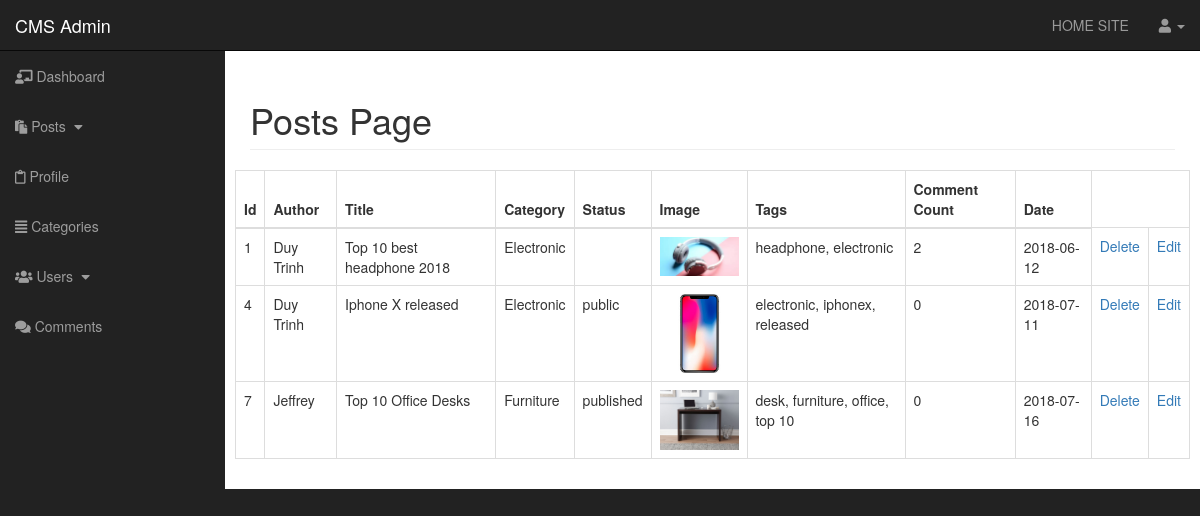
The page /admin/posts.php on the database its author committed.
### tables this page shows
CREATE TABLE `posts` (
  `post_id` int(3) NOT NULL,
  `post_cat` int(3) NOT NULL,
  `post_title` varchar(255) NOT NULL,
  `post_author` varchar(255) NOT NULL,
  `post_user` varchar(255) NOT NULL,
  `post_date` date NOT NULL,
  `post_image` text NOT NULL,
  `post_content` text NOT NULL,
  `post_tags` varchar(255) NOT NULL,
  `post_comment_count` varchar(255) NOT NULL,
  `post_status` varchar(255) DEFAULT NULL
);

CREATE TABLE `categories` (
  `cat_id` int(3) NOT NULL,
  `cat_title` varchar(255) NOT NULL
);

### admin/functions.php (called while the page is built, shortened)
<?php
	function select_elements($table_name, $field_name, $id){
		global $connection;
		$query_select_elements = "SELECT * FROM $table_name WHERE $field_name = {$id}";
		$result_select_elements = mysqli_query($connection, $query_select_elements);
		return $result_select_elements;
	}
?>

### admin/includes/view_posts.php (the view, shortened to what this page needs)
<table class="table table-bordered table-hover">
	<thead>
		<tr>
			<th>Id</th>
			<th>Author</th>
			<th>Title</th>
			<th>Category</th>
			<th>Status</th>
			<th>Image</th>
			<th>Tags</th>
			<th>Comment Count</th>
			<th>Date</th>
		</tr>
	</thead>
	<tbody>
		<?php
		global $connection;
		$query_select_posts = "SELECT * FROM posts";
		$result_select_posts = mysqli_query($connection, $query_select_posts);
		while( $row = mysqli_fetch_assoc($result_select_posts) ){
			$post_id = $row['post_id'];
			$post_cat = $row['post_cat'];
			$post_author = $row['post_author'];
			$post_title = $row['post_title'];
			$post_status = $row['post_status'];
			$post_image = $row['post_image'];
			$post_tags = $row['post_tags'];
			$post_date = $row['post_date'];
			$post_comment_count = $row['post_comment_count'];
			echo "<tr>";
			echo "<td>{$post_id}</td>";
			echo "<td>{$post_author}</td>";
			echo "<td>{$post_title}</td>";
			$result_selected_cat = select_elements('categories','cat_id', $post_cat);
			$selected_cat = mysqli_fetch_assoc($result_selected_cat);
			echo "<td>{$selected_cat['cat_title']}</td>";
			echo "<td>{$post_status}</td>";
			echo "<td><img height='100px' width='100px' class='img-responsive' src='../images/$post_image' alt='image'></td>";
			echo "<td>{$post_tags}</td>";
			echo "<td>{$post_comment_count}</td>";
			echo "<td>{$post_date}</td>";
			echo "<td><a href='posts.php?delete={$post_id}'>Delete</a></td>";
			echo "<td><a href='posts.php?edit={$post_id}&source=edit_post'>Edit</a></td>";
			echo "</tr>";
		}
		?>
	</tbody>
</table>

### admin/css/sb-admin.css (style rules this page uses)
body { margin-top: 100px; background-color: #222; }
@media (min-width:768px) { body { margin-top: 50px; } }

### rows shown on the page
posts: post_id "1", post_author "Duy Trinh", post_title "Top 10 best headphone 2018", categories.cat_title "Electronic", post_image (picture), post_tags "headphone, electronic", post_comment_count "2", post_date "2018-06-12"
posts: post_id "4", post_author "Duy Trinh", post_title "Iphone X released", categories.cat_title "Electronic", post_status "public", post_image (picture), post_tags "electronic, iphonex, released", post_comment_count "0", post_date "2018-07-11"
posts: post_id "7", post_author "Jeffrey", post_title "Top 10 Office Desks", categories.cat_title "Furniture", post_status "published", post_image (picture), post_tags "desk, furniture, office, top 10", post_comment_count "0", post_date "2018-07-16"
